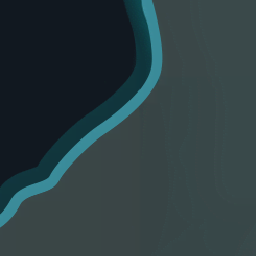
#> input picture data/map/20/34.webp, 256 x 256 px
$ python process_images.py data/map/20 out
#> lines starting #> are read from the running program, lines starting #| are printed output that depends on the picture
from dataclasses import dataclass
import os
import json
import shutil

from PIL import Image


Path = str | os.PathLike[str]
KNOWN_IMAGES_EXT = {"png": "RGBA", "webp": "RGBA", "jpg": "RGB"}
KNOWN_OTHER_EXT = ["mp4", "webm"]


@dataclass
class Config:
    target_sizes: dict[str, int | None]
    target_extensions: list[str]


def load_config(config_path: Path) -> Config | None:
#> called with config_path = 'data/map/20/config.json'
    if not os.path.exists(config_path):
        return None
    with open(config_path, "r") as file:
#> (reads data/config.json from the repository)
        return Config(**json.load(file))


def image_resize(img: Image.Image, resize_to: int | None):
    if resize_to is None:
        return img

    r_coef = (min if resize_to > 0 else max)(img.size) / abs(resize_to)
    return img.resize(list(map(int, (img.size[0] / r_coef, img.size[1] / r_coef))))


def process_image(source_path: Path, target_dir: Path, config: Config):
#> called with source_path = 'data/map/20/34.webp', target_dir = 'out'
    for name, size in config.target_sizes.items():
        img = image_resize(Image.open(source_path), size)
#> in image_resize, `r_coef = (min if resize_to > 0 else max)(img.size) / abs(resize_to)`: r_coef = 2.56

        filename = os.path.splitext(os.path.basename(source_path))[0]
        size_dir = os.path.join(target_dir, filename)
        os.makedirs(size_dir, exist_ok=True)

        for ext in config.target_extensions:
            result_file = os.path.join(size_dir, f"{name}.{ext}")
            if str(source_path).split(".")[-1] == ext:
                shutil.copy(source_path, result_file)
            else:
                img_mode = KNOWN_IMAGES_EXT[ext]
                img.convert(img_mode).save(result_file)
#> this loop made 2 passes
#> pass 1, in process_image, `img.convert(img_mode).save(result_file)`:
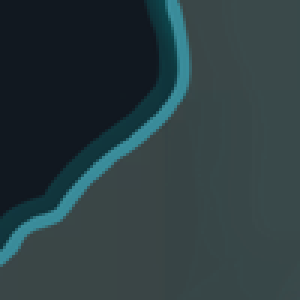
#> saved as emoji.png: PIL image 100x100 RGBA (shown 3 times larger); mean R, G, B, A 43.6, 60.4, 64.1, 255


def process_file(source_path: Path, target_dir: Path, config: Config):
    filename = os.path.splitext(os.path.basename(source_path))[0]
    size_dir = os.path.join(target_dir, filename)
    os.makedirs(size_dir, exist_ok=True)
    shutil.copy(source_path, target_dir)


def process_dir(current_dir: Path, target_dir: Path, config: Config | None):
    config_current = load_config(os.path.join(current_dir, "config.json")) or config
    if config_current is None:
        raise ValueError("No configuration found.")

    for d in os.listdir(current_dir):
        file = os.path.join(current_dir, d)
        if os.path.isdir(file):
            process_dir(file, os.path.join(target_dir, d), config_current)
            continue

        print("Processing", file)
        ext = os.path.splitext(file)[1].strip(".")
        if ext == "json":
            continue
        elif ext in KNOWN_IMAGES_EXT:
            process_image(file, target_dir, config_current)
        elif ext in KNOWN_OTHER_EXT:
            process_file(file, target_dir, config_current)
        else:
            raise ValueError(f"Unknown file type: {file}")


if __name__ == "__main__":
    import argparse

    parser = argparse.ArgumentParser(
        description="Process images into multiple sizes and formats."
    )
    parser.add_argument("source_dir", help="Directory containing the original images.")
    parser.add_argument("target_dir", help="Directory to store the processed images.")

    args = parser.parse_args()
    config = load_config(os.path.join(args.source_dir, "config.json"))
    process_dir(args.source_dir, args.target_dir, config)
